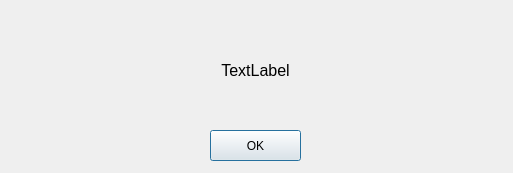
<?xml version="1.0" encoding="UTF-8"?>
<ui version="4.0">
 <class>PopUpWindow</class>
 <widget class="QDialog" name="PopUpWindow">
  <property name="geometry">
   <rect>
    <x>0</x>
    <y>0</y>
    <width>513</width>
    <height>173</height>
   </rect>
  </property>
  <property name="windowTitle">
   <string>Error</string>
  </property>
  <widget class="QPushButton" name="pushButton">
   <property name="geometry">
    <rect>
     <x>210</x>
     <y>130</y>
     <width>91</width>
     <height>31</height>
    </rect>
   </property>
   <property name="text">
    <string>OK</string>
   </property>
  </widget>
  <widget class="QLabel" name="errorMessage">
   <property name="geometry">
    <rect>
     <x>40</x>
     <y>40</y>
     <width>431</width>
     <height>61</height>
    </rect>
   </property>
   <property name="font">
    <font>
     <family>MS Shell Dlg 2</family>
     <pointsize>12</pointsize>
     <weight>50</weight>
     <italic>false</italic>
     <bold>false</bold>
    </font>
   </property>
   <property name="styleSheet">
    <string notr="true"/>
   </property>
   <property name="text">
    <string>TextLabel</string>
   </property>
   <property name="textFormat">
    <enum>Qt::AutoText</enum>
   </property>
   <property name="alignment">
    <set>Qt::AlignCenter</set>
   </property>
   <property name="wordWrap">
    <bool>true</bool>
   </property>
  </widget>
 </widget>
 <resources/>
 <connections/>
</ui>
